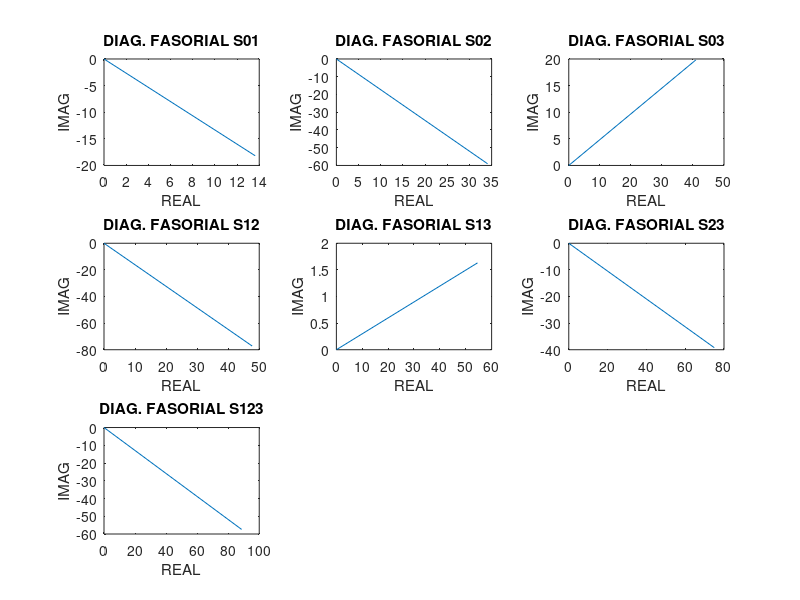

This figure's MATLAB source:
clear all

%fatores de potencia cos(teta) = f.p = P/|S|
fp01 = 0.6;
fp02 = 0.5;
fp03 = 0.9;

%cargas complexas S = P + Qi
s01 = 5000*fp01 + j*5000*sin(acos(fp01));
s02 = 15000*fp02 + j*15000*sin(acos(fp02));
s03 = 10000*fp03 - j*10000*sin(acos(fp03));

%somando as cargas por meio de chaveamento
s12 = s01 + s02
s13 = s01 + s03
s23 = s02 + s03
s123 = s01 + s02 + s03

%modulo das cargas, valor absoluto
abs01 = abs(s01)
abs02 = abs(s02)
abs03 = abs(s03)
abs12 = abs(s12)
abs13 = abs(s13)
abs23 = abs(s23)
abs123 = abs(s123)

%fatores de potencia cos(teta) = f.p = P/|S|
fp12 = real(s12)/abs(s12)
fp13 = real(s13)/abs(s13)
fp23 = real(s23)/abs(s23)
fp123 = real(s123)/abs(s123)

%calculando corrente I* = S/V. conj faz o conjugado de I
I01 = conj(s01/220);
I02 = conj(s02/220);
I03 = conj(s03/220);
I12 = conj(s12/220);
I13 = conj(s13/220);
I23 = conj(s23/220);
I123 = conj(s123/220);

%plotando os graficos
subplot(3,3,1)
plot([0 real(I01)], [0 imag(I01)])
xlabel('REAL'), ylabel('IMAG')
title('DIAG. FASORIAL S01')

subplot(3,3,2)
plot([0 real(I02)], [0 imag(I02)])
xlabel('REAL'), ylabel('IMAG')
title('DIAG. FASORIAL S02')

subplot(3,3,3)
plot([0 real(I03)], [0 imag(I03)])
xlabel('REAL'), ylabel('IMAG')
title('DIAG. FASORIAL S03')

subplot(3,3,4)
plot([0 real(I12)], [0 imag(I12)])
xlabel('REAL'), ylabel('IMAG')
title('DIAG. FASORIAL S12')

subplot(3,3,5)
plot([0 real(I13)], [0 imag(I13)])
xlabel('REAL'), ylabel('IMAG')
title('DIAG. FASORIAL S13')

subplot(3,3,6)
plot([0 real(I23)], [0 imag(I23)])
xlabel('REAL'), ylabel('IMAG')
title('DIAG. FASORIAL S23')

subplot(3,3,7)
plot([0 real(I123)], [0 imag(I123)])
xlabel('REAL'), ylabel('IMAG')
title('DIAG. FASORIAL S123')
